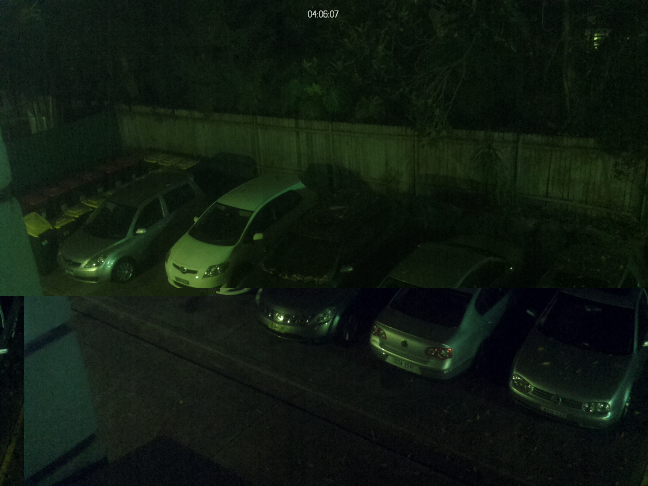
#> input picture sample data/full/img_127040601.jpg, 1296 x 972 px, found by its file name (shown at 1/2 size); its folder holds 4 pictures in this run
$ python 'SVM Model Computer vision.py'
#> lines starting #> are read from the running program, lines starting #| are printed output that depends on the picture
import os
import cv2
import numpy as np
from skimage.feature import hog
from sklearn.model_selection import train_test_split
from sklearn.svm import SVC
from sklearn.metrics import accuracy_score, classification_report

# Define constants
IMAGE_SIZE = (64, 64)
BLOCK_SIZE = (16, 16)
CELL_SIZE = (8, 8)


# Load images and labels
def load_images_from_folder(folder):
#> called with folder = 'full'
    images = []
    labels = []
    for filename in os.listdir(folder):
        img_path = os.path.join(folder, filename)
        img = cv2.imread(img_path, cv2.IMREAD_GRAYSCALE)
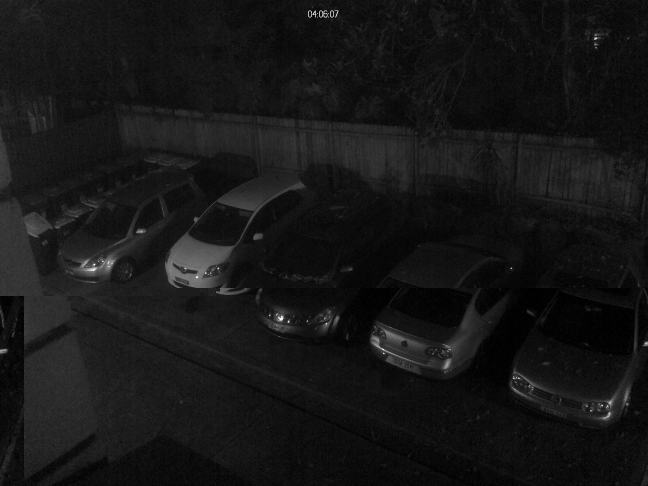
#> img: shape (972, 1296) (shown at 1/2 size); min 0, max 255, mean 22

        print(f"Processing image: {img_path}")

        print(f"Original Image Shape: {img.shape}")  # Add this line for debugging
#| Original Image Shape: (972, 1296)

        try:
            img = cv2.resize(img, IMAGE_SIZE)
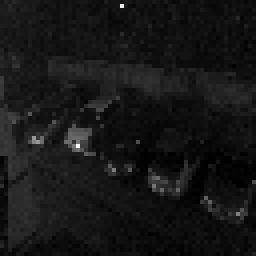
#> img: shape (64, 64) (shown 4 times larger); min 0, max 253, mean 22
            print(f"Resized Image Shape: {img.shape}")  # Add this line for debugging
#| Resized Image Shape: (64, 64)

            hog_features = hog(img, pixels_per_cell=CELL_SIZE, cells_per_block=BLOCK_SIZE, block_norm='L2-Hys',
                               visualize=False)
            images.append(hog_features)
            labels.append(1 if folder == 'full' else 0)  # 1 for full, 0 for free
        except Exception as e:
            print(f"Error processing image: {img_path}")
            print(f"Exception: {e}")
#> pass 2 of the loop in load_images_from_folder, `for filename in os.listdir(folder):`:
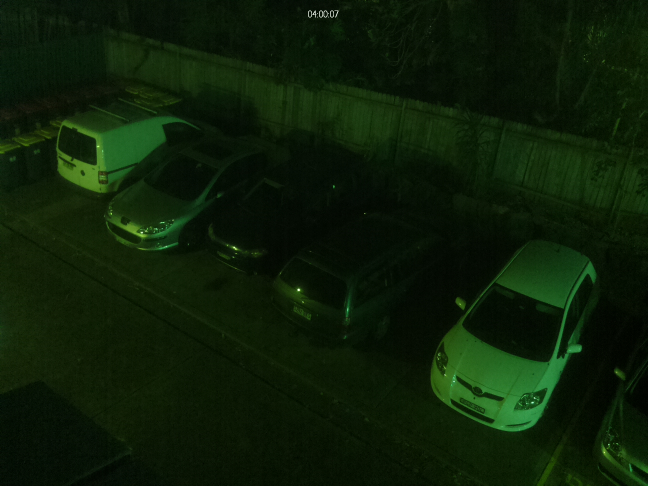
#> input picture sample data/full/img_723040007.jpg, 1296 x 972 px, found by its file name (shown at 1/2 size)
#> in load_images_from_folder, `img = cv2.imread(img_path, cv2.IMREAD_GRAYSCALE)`:
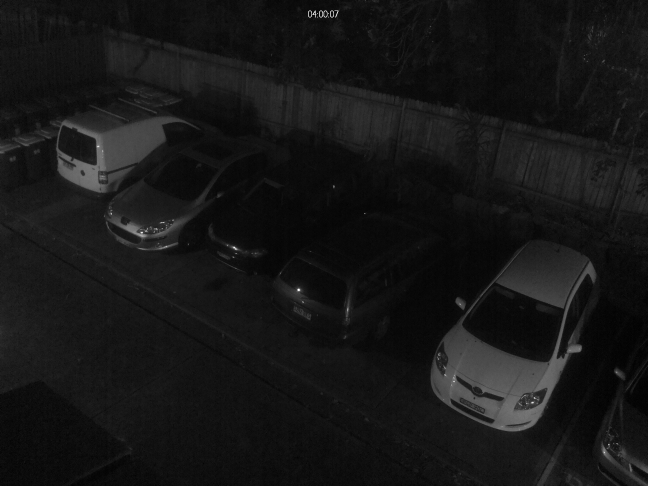
#> img: shape (972, 1296) (shown at 1/2 size); min 0, max 255, mean 22.3
#| Original Image Shape: (972, 1296)
#> in load_images_from_folder, `img = cv2.resize(img, IMAGE_SIZE)`:
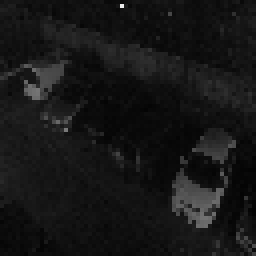
#> img: shape (64, 64) (shown 4 times larger); min 3, max 234, mean 22.2
#| Resized Image Shape: (64, 64)
#> pass 3 of the loop in load_images_from_folder, `for filename in os.listdir(folder):`:
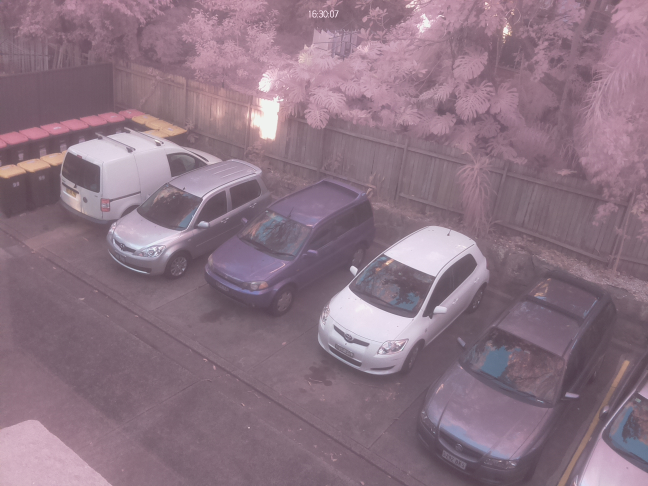
#> input picture sample data/full/img_729163006.jpg, 1296 x 972 px, found by its file name (shown at 1/2 size)
#> in load_images_from_folder, `img = cv2.imread(img_path, cv2.IMREAD_GRAYSCALE)`:
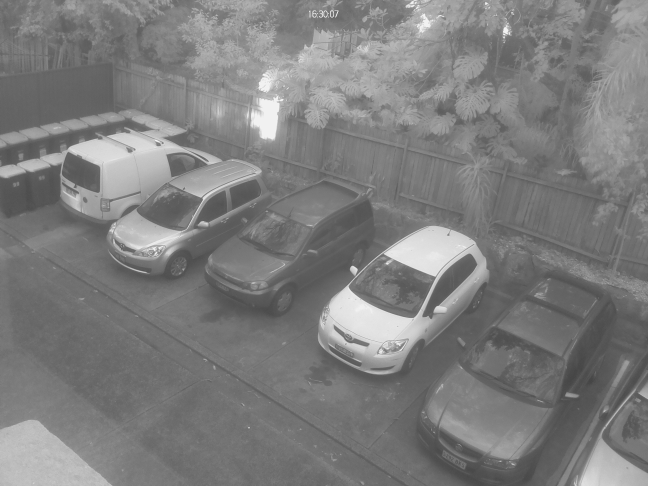
#> img: shape (972, 1296) (shown at 1/2 size); min 68, max 255, mean 125.3
#| Original Image Shape: (972, 1296)
#> in load_images_from_folder, `img = cv2.resize(img, IMAGE_SIZE)`:
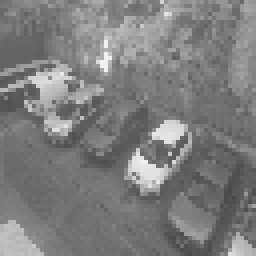
#> img: shape (64, 64) (shown 4 times larger); min 73, max 241, mean 125
#| Resized Image Shape: (64, 64)
#> the loop made 4 passes; the first 3 are shown

    return np.array(images), np.array(labels)


full_images, full_labels = load_images_from_folder('full')
free_images, free_labels = load_images_from_folder('free')
#> (the run stopped early here; a loop or call above may not have finished)
